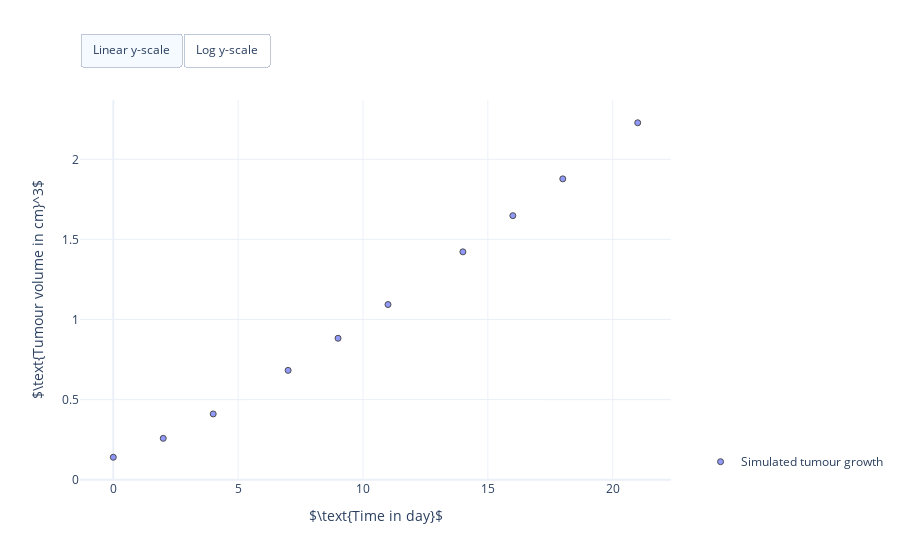

Notebook cell for this chart:
### Code cell
#
# Visualise the simulated dataset.
#
# This cell needs the above generated dataset:
# [data]
#

import plotly.graph_objects as go


# Create figure
fig = go.Figure()

# Get time points
times = data[0, :]

# Get observed tumour volumes
observed_volumes = data[1, :]

# Plot tumour volume over time
fig.add_trace(go.Scatter(
    x=times,
    y=observed_volumes,
    name="Simulated tumour growth",
    showlegend=True,
    hovertemplate=
        "<b>Simulated tumour growth</b><br>" +
        "Time: %{x:} day<br>" +
        "Tumour volume: %{y:.02f} cm^3<br>" +
        "<extra></extra>",
    mode="markers",
    marker=dict(
        symbol='circle',
        opacity=0.7,
        line=dict(color='black', width=1))
))

# Set X, Y axis and figure size
fig.update_layout(
    autosize=True,
    xaxis_title=r'$\text{Time in day}$',
    yaxis_title=r'$\text{Tumour volume in cm}^3$',
    template="plotly_white")

# Add switch between linear and log y-scale
fig.update_layout(
    updatemenus=[
        dict(
            type = "buttons",
            direction = "left",
            buttons=list([
                dict(
                    args=[{"yaxis.type": "linear"}],
                    label="Linear y-scale",
                    method="relayout"
                ),
                dict(
                    args=[{"yaxis.type": "log"}],
                    label="Log y-scale",
                    method="relayout"
                )
            ]),
            pad={"r": 0, "t": -10},
            showactive=True,
            x=0.0,
            xanchor="left",
            y=1.15,
            yanchor="top"
        ),
    ]
)

# Position legend
fig.update_layout(legend=dict(
    yanchor="bottom",
    y=0.01,
    xanchor="left",
    x=1.05))

# Show figure
fig.show()

### Figure 1 — Plotly figure (JSON) as saved in the notebook; plotly's stock layout.template omitted (floating-point values rounded to 4 significant figures)
{"data": [{"hovertemplate": "<b>Simulated tumour growth</b><br>Time: %{x:} day<br>Tumour volume: %{y:.02f} cm^3<br><extra></extra>", "marker": {"line": {"color": "black", "width": 1}, "opacity": 0.7, "symbol": "circle"}, "mode": "markers", "name": "Simulated tumour growth", "showlegend": true, "type": "scatter", "x": [0, 2, 4, 7, 9, 11, 14, 16, 18, 21], "y": [0.14, 0.258, 0.4103, 0.6824, 0.8828, 1.093, 1.422, 1.648, 1.878, 2.228]}], "layout": {"autosize": true, "legend": {"x": 1.05, "xanchor": "left", "y": 0.01, "yanchor": "bottom"}, "updatemenus": [{"buttons": [{"args": [{"yaxis.type": "linear"}], "label": "Linear y-scale", "method": "relayout"}, {"args": [{"yaxis.type": "log"}], "label": "Log y-scale", "method": "relayout"}], "direction": "left", "pad": {"r": 0, "t": -10}, "showactive": true, "type": "buttons", "x": 0, "xanchor": "left", "y": 1.15, "yanchor": "top"}], "xaxis": {"title": {"text": "$\\text{Time in day}$"}}, "yaxis": {"title": {"text": "$\\text{Tumour volume in cm}^3$"}}}}
